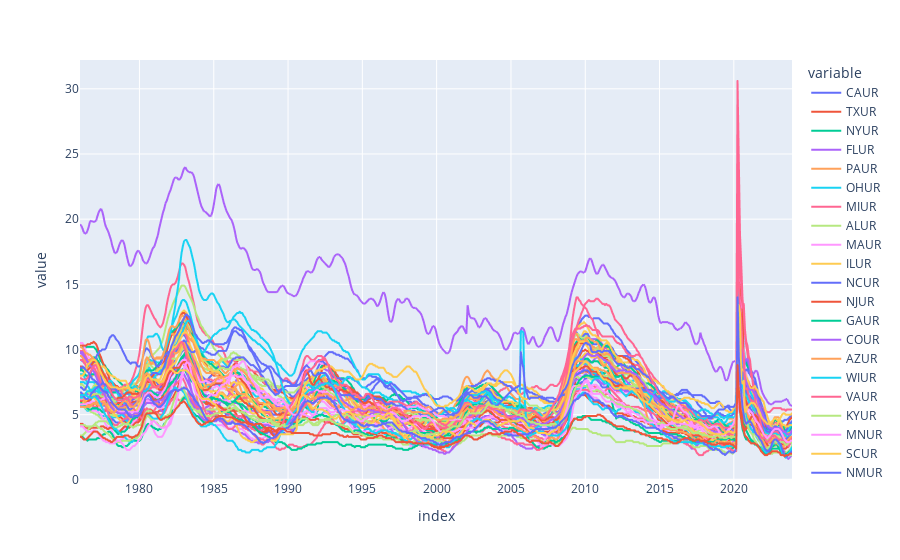

The code cell stored with this chart in its notebook:
### Code cell
# Plot States Unemployment Rates

px.line(uemp_states)

### Figure 1 — Plotly figure (JSON) as saved in the notebook; plotly's stock layout.template omitted (floating-point values rounded to 4 significant figures; data arrays with more than 128 entries replaced by an {"elided": "..."} marker saying what was removed)
{"data": [{"hovertemplate": "variable=CAUR<br>index=%{x}<br>value=%{y}<extra></extra>", "legendgroup": "CAUR", "line": {"color": "#636efa", "dash": "solid"}, "marker": {"symbol": "circle"}, "mode": "lines", "name": "CAUR", "showlegend": true, "type": "scattergl", "x": {"elided": "576 str values"}, "xaxis": "x", "y": {"elided": "576 float values"}, "yaxis": "y"}, {"hovertemplate": "variable=TXUR<br>index=%{x}<br>value=%{y}<extra></extra>", "legendgroup": "TXUR", "line": {"color": "#EF553B", "dash": "solid"}, "marker": {"symbol": "circle"}, "mode": "lines", "name": "TXUR", "showlegend": true, "type": "scattergl", "x": {"elided": "576 str values"}, "xaxis": "x", "y": {"elided": "576 float values"}, "yaxis": "y"}, {"hovertemplate": "variable=NYUR<br>index=%{x}<br>value=%{y}<extra></extra>", "legendgroup": "NYUR", "line": {"color": "#00cc96", "dash": "solid"}, "marker": {"symbol": "circle"}, "mode": "lines", "name": "NYUR", "showlegend": true, "type": "scattergl", "x": {"elided": "576 str values"}, "xaxis": "x", "y": {"elided": "576 float values"}, "yaxis": "y"}, {"hovertemplate": "variable=FLUR<br>index=%{x}<br>value=%{y}<extra></extra>", "legendgroup": "FLUR", "line": {"color": "#ab63fa", "dash": "solid"}, "marker": {"symbol": "circle"}, "mode": "lines", "name": "FLUR", "showlegend": true, "type": "scattergl", "x": {"elided": "576 str values"}, "xaxis": "x", "y": {"elided": "576 float values"}, "yaxis": "y"}, {"hovertemplate": "variable=PAUR<br>index=%{x}<br>value=%{y}<extra></extra>", "legendgroup": "PAUR", "line": {"color": "#FFA15A", "dash": "solid"}, "marker": {"symbol": "circle"}, "mode": "lines", "name": "PAUR", "showlegend": true, "type": "scattergl", "x": {"elided": "576 str values"}, "xaxis": "x", "y": {"elided": "576 float values"}, "yaxis": "y"}, {"hovertemplate": "variable=OHUR<br>index=%{x}<br>value=%{y}<extra></extra>", "legendgroup": "OHUR", "line": {"color": "#19d3f3", "dash": "solid"}, "marker": {"symbol": "circle"}, "mode": "lines", "name": "OHUR", "showlegend": true, "type": "scattergl", "x": {"elided": "576 str values"}, "xaxis": "x", "y": {"elided": "576 float values"}, "yaxis": "y"}, {"hovertemplate": "variable=MIUR<br>index=%{x}<br>value=%{y}<extra></extra>", "legendgroup": "MIUR", "line": {"color": "#FF6692", "dash": "solid"}, "marker": {"symbol": "circle"}, "mode": "lines", "name": "MIUR", "showlegend": true, "type": "scattergl", "x": {"elided": "576 str values"}, "xaxis": "x", "y": {"elided": "576 float values"}, "yaxis": "y"}, {"hovertemplate": "variable=ALUR<br>index=%{x}<br>value=%{y}<extra></extra>", "legendgroup": "ALUR", "line": {"color": "#B6E880", "dash": "solid"}, "marker": {"symbol": "circle"}, "mode": "lines", "name": "ALUR", "showlegend": true, "type": "scattergl", "x": {"elided": "576 str values"}, "xaxis": "x", "y": {"elided": "576 float values"}, "yaxis": "y"}, {"hovertemplate": "variable=MAUR<br>index=%{x}<br>value=%{y}<extra></extra>", "legendgroup": "MAUR", "line": {"color": "#FF97FF", "dash": "solid"}, "marker": {"symbol": "circle"}, "mode": "lines", "name": "MAUR", "showlegend": true, "type": "scattergl", "x": {"elided": "576 str values"}, "xaxis": "x", "y": {"elided": "576 float values"}, "yaxis": "y"}, {"hovertemplate": "variable=ILUR<br>index=%{x}<br>value=%{y}<extra></extra>", "legendgroup": "ILUR", "line": {"color": "#FECB52", "dash": "solid"}, "marker": {"symbol": "circle"}, "mode": "lines", "name": "ILUR", "showlegend": true, "type": "scattergl", "x": {"elided": "576 str values"}, "xaxis": "x", "y": {"elided": "576 float values"}, "yaxis": "y"}, {"hovertemplate": "variable=NCUR<br>index=%{x}<br>value=%{y}<extra></extra>", "legendgroup": "NCUR", "line": {"color": "#636efa", "dash": "solid"}, "marker": {"symbol": "circle"}, "mode": "lines", "name": "NCUR", "showlegend": true, "type": "scattergl", "x": {"elided": "576 str values"}, "xaxis": "x", "y": {"elided": "576 float values"}, "yaxis": "y"}, {"hovertemplate": "variable=NJUR<br>index=%{x}<br>value=%{y}<extra></extra>", "legendgroup": "NJUR", "line": {"color": "#EF553B", "dash": "solid"}, "marker": {"symbol": "circle"}, "mode": "lines", "name": "NJUR", "showlegend": true, "type": "scattergl", "x": {"elided": "576 str values"}, "xaxis": "x", "y": {"elided": "576 float values"}, "yaxis": "y"}, {"hovertemplate": "variable=GAUR<br>index=%{x}<br>value=%{y}<extra></extra>", "legendgroup": "GAUR", "line": {"color": "#00cc96", "dash": "solid"}, "marker": {"symbol": "circle"}, "mode": "lines", "name": "GAUR", "showlegend": true, "type": "scattergl", "x": {"elided": "576 str values"}, "xaxis": "x", "y": {"elided": "576 float values"}, "yaxis": "y"}, {"hovertemplate": "variable=COUR<br>index=%{x}<br>value=%{y}<extra></extra>", "legendgroup": "COUR", "line": {"color": "#ab63fa", "dash": "solid"}, "marker": {"symbol": "circle"}, "mode": "lines", "name": "COUR", "showlegend": true, "type": "scattergl", "x": {"elided": "576 str values"}, "xaxis": "x", "y": {"elided": "576 float values"}, "yaxis": "y"}, {"hovertemplate": "variable=AZUR<br>index=%{x}<br>value=%{y}<extra></extra>", "legendgroup": "AZUR", "line": {"color": "#FFA15A", "dash": "solid"}, "marker": {"symbol": "circle"}, "mode": "lines", "name": "AZUR", "showlegend": true, "type": "scattergl", "x": {"elided": "576 str values"}, "xaxis": "x", "y": {"elided": "576 float values"}, "yaxis": "y"}, {"hovertemplate": "variable=WIUR<br>index=%{x}<br>value=%{y}<extra></extra>", "legendgroup": "WIUR", "line": {"color": "#19d3f3", "dash": "solid"}, "marker": {"symbol": "circle"}, "mode": "lines", "name": "WIUR", "showlegend": true, "type": "scattergl", "x": {"elided": "576 str values"}, "xaxis": "x", "y": {"elided": "576 float values"}, "yaxis": "y"}, {"hovertemplate": "variable=VAUR<br>index=%{x}<br>value=%{y}<extra></extra>", "legendgroup": "VAUR", "line": {"color": "#FF6692", "dash": "solid"}, "marker": {"symbol": "circle"}, "mode": "lines", "name": "VAUR", "showlegend": true, "type": "scattergl", "x": {"elided": "576 str values"}, "xaxis": "x", "y": {"elided": "576 float values"}, "yaxis": "y"}, {"hovertemplate": "variable=KYUR<br>index=%{x}<br>value=%{y}<extra></extra>", "legendgroup": "KYUR", "line": {"color": "#B6E880", "dash": "solid"}, "marker": {"symbol": "circle"}, "mode": "lines", "name": "KYUR", "showlegend": true, "type": "scattergl", "x": {"elided": "576 str values"}, "xaxis": "x", "y": {"elided": "576 float values"}, "yaxis": "y"}, {"hovertemplate": "variable=MNUR<br>index=%{x}<br>value=%{y}<extra></extra>", "legendgroup": "MNUR", "line": {"color": "#FF97FF", "dash": "solid"}, "marker": {"symbol": "circle"}, "mode": "lines", "name": "MNUR", "showlegend": true, "type": "scattergl", "x": {"elided": "576 str values"}, "xaxis": "x", "y": {"elided": "576 float values"}, "yaxis": "y"}, {"hovertemplate": "variable=SCUR<br>index=%{x}<br>value=%{y}<extra></extra>", "legendgroup": "SCUR", "line": {"color": "#FECB52", "dash": "solid"}, "marker": {"symbol": "circle"}, "mode": "lines", "name": "SCUR", "showlegend": true, "type": "scattergl", "x": {"elided": "576 str values"}, "xaxis": "x", "y": {"elided": "576 float values"}, "yaxis": "y"}, {"hovertemplate": "variable=NMUR<br>index=%{x}<br>value=%{y}<extra></extra>", "legendgroup": "NMUR", "line": {"color": "#636efa", "dash": "solid"}, "marker": {"symbol": "circle"}, "mode": "lines", "name": "NMUR", "showlegend": true, "type": "scattergl", "x": {"elided": "576 str values"}, "xaxis": "x", "y": {"elided": "576 float values"}, "yaxis": "y"}, {"hovertemplate": "variable=TNUR<br>index=%{x}<br>value=%{y}<extra></extra>", "legendgroup": "TNUR", "line": {"color": "#EF553B", "dash": "solid"}, "marker": {"symbol": "circle"}, "mode": "lines", "name": "TNUR", "showlegend": true, "type": "scattergl", "x": {"elided": "576 str values"}, "xaxis": "x", "y": {"elided": "576 float values"}, "yaxis": "y"}, {"hovertemplate": "variable=WAUR<br>index=%{x}<br>value=%{y}<extra></extra>", "legendgroup": "WAUR", "line": {"color": "#00cc96", "dash": "solid"}, "marker": {"symbol": "circle"}, "mode": "lines", "name": "WAUR", "showlegend": true, "type": "scattergl", "x": {"elided": "576 str values"}, "xaxis": "x", "y": {"elided": "576 float values"}, "yaxis": "y"}, {"hovertemplate": "variable=MDUR<br>index=%{x}<br>value=%{y}<extra></extra>", "legendgroup": "MDUR", "line": {"color": "#ab63fa", "dash": "solid"}, "marker": {"symbol": "circle"}, "mode": "lines", "name": "MDUR", "showlegend": true, "type": "scattergl", "x": {"elided": "576 str values"}, "xaxis": "x", "y": {"elided": "576 float values"}, "yaxis": "y"}, {"hovertemplate": "variable=ORUR<br>index=%{x}<br>value=%{y}<extra></extra>", "legendgroup": "ORUR", "line": {"color": "#FFA15A", "dash": "solid"}, "marker": {"symbol": "circle"}, "mode": "lines", "name": "ORUR", "showlegend": true, "type": "scattergl", "x": {"elided": "576 str values"}, "xaxis": "x", "y": {"elided": "576 float values"}, "yaxis": "y"}, {"hovertemplate": "variable=WVUR<br>index=%{x}<br>value=%{y}<extra></extra>", "legendgroup": "WVUR", "line": {"color": "#19d3f3", "dash": "solid"}, "marker": {"symbol": "circle"}, "mode": "lines", "name": "WVUR", "showlegend": true, "type": "scattergl", "x": {"elided": "576 str values"}, "xaxis": "x", "y": {"elided": "576 float values"}, "yaxis": "y"}, {"hovertemplate": "variable=NVUR<br>index=%{x}<br>value=%{y}<extra></extra>", "legendgroup": "NVUR", "line": {"color": "#FF6692", "dash": "solid"}, "marker": {"symbol": "circle"}, "mode": "lines", "name": "NVUR", "showlegend": true, "type": "scattergl", "x": {"elided": "576 str values"}, "xaxis": "x", "y": {"elided": "576 float values"}, "yaxis": "y"}, {"hovertemplate": "variable=ARUR<br>index=%{x}<br>value=%{y}<extra></extra>", "legendgroup": "ARUR", "line": {"color": "#B6E880", "dash": "solid"}, "marker": {"symbol": "circle"}, "mode": "lines", "name": "ARUR", "showlegend": true, "type": "scattergl", "x": {"elided": "576 str values"}, "xaxis": "x", "y": {"elided": "576 float values"}, "yaxis": "y"}, {"hovertemplate": "variable=OKUR<br>index=%{x}<br>value=%{y}<extra></extra>", "legendgroup": "OKUR", "line": {"color": "#FF97FF", "dash": "solid"}, "marker": {"symbol": "circle"}, "mode": "lines", "name": "OKUR", "showlegend": true, "type": "scattergl", "x": {"elided": "576 str values"}, "xaxis": "x", "y": {"elided": "576 float values"}, "yaxis": "y"}, {"hovertemplate": "variable=MOUR<br>index=%{x}<br>value=%{y}<extra></extra>", "legendgroup": "MOUR", "line": {"color": "#FECB52", "dash": "solid"}, "marker": {"symbol": "circle"}, "mode": "lines", "name": "MOUR", "showlegend": true, "type": "scattergl", "x": {"elided": "576 str values"}, "xaxis": "x", "y": {"elided": "576 float values"}, "yaxis": "y"}, {"hovertemplate": "variable=AKUR<br>index=%{x}<br>value=%{y}<extra></extra>", "legendgroup": "AKUR", "line": {"color": "#636efa", "dash": "solid"}, "marker": {"symbol": "circle"}, "mode": "lines", "name": "AKUR", "showlegend": true, "type": "scattergl", "x": {"elided": "576 str values"}, "xaxis": "x", "y": {"elided": "576 float values"}, "yaxis": "y"}, {"hovertemplate": "variable=IAUR<br>index=%{x}<br>value=%{y}<extra></extra>", "legendgroup": "IAUR", "line": {"color": "#EF553B", "dash": "solid"}, "marker": {"symbol": "circle"}, "mode": "lines", "name": "IAUR", "showlegend": true, "type": "scattergl", "x": {"elided": "576 str values"}, "xaxis": "x", "y": {"elided": "576 float values"}, "yaxis": "y"}, {"hovertemplate": "variable=UTUR<br>index=%{x}<br>value=%{y}<extra></extra>", "legendgroup": "UTUR", "line": {"color": "#00cc96", "dash": "solid"}, "marker": {"symbol": "circle"}, "mode": "lines", "name": "UTUR", "showlegend": true, "type": "scattergl", "x": {"elided": "576 str values"}, "xaxis": "x", "y": {"elided": "576 float values"}, "yaxis": "y"}, {"hovertemplate": "variable=PRUR<br>index=%{x}<br>value=%{y}<extra></extra>", "legendgroup": "PRUR", "line": {"color": "#ab63fa", "dash": "solid"}, "marker": {"symbol": "circle"}, "mode": "lines", "name": "PRUR", "showlegend": true, "type": "scattergl", "x": {"elided": "576 str values"}, "xaxis": "x", "y": {"elided": "576 float values"}, "yaxis": "y"}, {"hovertemplate": "variable=INUR<br>index=%{x}<br>value=%{y}<extra></extra>", "legendgroup": "INUR", "line": {"color": "#FFA15A", "dash": "solid"}, "marker": {"symbol": "circle"}, "mode": "lines", "name": "INUR", "showlegend": true, "type": "scattergl", "x": {"elided": "576 str values"}, "xaxis": "x", "y": {"elided": "576 float values"}, "yaxis": "y"}, {"hovertemplate": "variable=LAUR<br>index=%{x}<br>value=%{y}<extra></extra>", "legendgroup": "LAUR", "line": {"color": "#19d3f3", "dash": "solid"}, "marker": {"symbol": "circle"}, "mode": "lines", "name": "LAUR", "showlegend": true, "type": "scattergl", "x": {"elided": "576 str values"}, "xaxis": "x", "y": {"elided": "576 float values"}, "yaxis": "y"}, {"hovertemplate": "variable=HIUR<br>index=%{x}<br>value=%{y}<extra></extra>", "legendgroup": "HIUR", "line": {"color": "#FF6692", "dash": "solid"}, "marker": {"symbol": "circle"}, "mode": "lines", "name": "HIUR", "showlegend": true, "type": "scattergl", "x": {"elided": "576 str values"}, "xaxis": "x", "y": {"elided": "576 float values"}, "yaxis": "y"}, {"hovertemplate": "variable=NDUR<br>index=%{x}<br>value=%{y}<extra></extra>", "legendgroup": "NDUR", "line": {"color": "#B6E880", "dash": "solid"}, "marker": {"symbol": "circle"}, "mode": "lines", "name": "NDUR", "showlegend": true, "type": "scattergl", "x": {"elided": "576 str values"}, "xaxis": "x", "y": {"elided": "576 float values"}, "yaxis": "y"}, {"hovertemplate": "variable=MTUR<br>index=%{x}<br>value=%{y}<extra></extra>", "legendgroup": "MTUR", "line": {"color": "#FF97FF", "dash": "solid"}, "marker": {"symbol": "circle"}, "mode": "lines", "name": "MTUR", "showlegend": true, "type": "scattergl", "x": {"elided": "576 str values"}, "xaxis": "x", "y": {"elided": "576 float values"}, "yaxis": "y"}, {"hovertemplate": "variable=DCUR<br>index=%{x}<br>value=%{y}<extra></extra>", "legendgroup": "DCUR", "line": {"color": "#FECB52", "dash": "solid"}, "marker": {"symbol": "circle"}, "mode": "lines", "name": "DCUR", "showlegend": true, "type": "scattergl", "x": {"elided": "576 str values"}, "xaxis": "x", "y": {"elided": "576 float values"}, "yaxis": "y"}, {"hovertemplate": "variable=MSUR<br>index=%{x}<br>value=%{y}<extra></extra>", "legendgroup": "MSUR", "line": {"color": "#636efa", "dash": "solid"}, "marker": {"symbol": "circle"}, "mode": "lines", "name": "MSUR", "showlegend": true, "type": "scattergl", "x": {"elided": "576 str values"}, "xaxis": "x", "y": {"elided": "576 float values"}, "yaxis": "y"}, {"hovertemplate": "variable=MEUR<br>index=%{x}<br>value=%{y}<extra></extra>", "legendgroup": "MEUR", "line": {"color": "#EF553B", "dash": "solid"}, "marker": {"symbol": "circle"}, "mode": "lines", "name": "MEUR", "showlegend": true, "type": "scattergl", "x": {"elided": "576 str values"}, "xaxis": "x", "y": {"elided": "576 float values"}, "yaxis": "y"}, {"hovertemplate": "variable=NEUR<br>index=%{x}<br>value=%{y}<extra></extra>", "legendgroup": "NEUR", "line": {"color": "#00cc96", "dash": "solid"}, "marker": {"symbol": "circle"}, "mode": "lines", "name": "NEUR", "showlegend": true, "type": "scattergl", "x": {"elided": "576 str values"}, "xaxis": "x", "y": {"elided": "576 float values"}, "yaxis": "y"}, {"hovertemplate": "variable=CTUR<br>index=%{x}<br>value=%{y}<extra></extra>", "legendgroup": "CTUR", "line": {"color": "#ab63fa", "dash": "solid"}, "marker": {"symbol": "circle"}, "mode": "lines", "name": "CTUR", "showlegend": true, "type": "scattergl", "x": {"elided": "576 str values"}, "xaxis": "x", "y": {"elided": "576 float values"}, "yaxis": "y"}, {"hovertemplate": "variable=IDUR<br>index=%{x}<br>value=%{y}<extra></extra>", "legendgroup": "IDUR", "line": {"color": "#FFA15A", "dash": "solid"}, "marker": {"symbol": "circle"}, "mode": "lines", "name": "IDUR", "showlegend": true, "type": "scattergl", "x": {"elided": "576 str values"}, "xaxis": "x", "y": {"elided": "576 float values"}, "yaxis": "y"}, {"hovertemplate": "variable=NHUR<br>index=%{x}<br>value=%{y}<extra></extra>", "legendgroup": "NHUR", "line": {"color": "#19d3f3", "dash": "solid"}, "marker": {"symbol": "circle"}, "mode": "lines", "name": "NHUR", "showlegend": true, "type": "scattergl", "x": {"elided": "576 str values"}, "xaxis": "x", "y": {"elided": "576 float values"}, "yaxis": "y"}, {"hovertemplate": "variable=RIUR<br>index=%{x}<br>value=%{y}<extra></extra>", "legendgroup": "RIUR", "line": {"color": "#FF6692", "dash": "solid"}, "marker": {"symbol": "circle"}, "mode": "lines", "name": "RIUR", "showlegend": true, "type": "scattergl", "x": {"elided": "576 str values"}, "xaxis": "x", "y": {"elided": "576 float values"}, "yaxis": "y"}, {"hovertemplate": "variable=KSUR<br>index=%{x}<br>value=%{y}<extra></extra>", "legendgroup": "KSUR", "line": {"color": "#B6E880", "dash": "solid"}, "marker": {"symbol": "circle"}, "mode": "lines", "name": "KSUR", "showlegend": true, "type": "scattergl", "x": {"elided": "576 str values"}, "xaxis": "x", "y": {"elided": "576 float values"}, "yaxis": "y"}, {"hovertemplate": "variable=WYUR<br>index=%{x}<br>value=%{y}<extra></extra>", "legendgroup": "WYUR", "line": {"color": "#FF97FF", "dash": "solid"}, "marker": {"symbol": "circle"}, "mode": "lines", "name": "WYUR", "showlegend": true, "type": "scattergl", "x": {"elided": "576 str values"}, "xaxis": "x", "y": {"elided": "576 float values"}, "yaxis": "y"}, {"hovertemplate": "variable=DEUR<br>index=%{x}<br>value=%{y}<extra></extra>", "legendgroup": "DEUR", "line": {"color": "#FECB52", "dash": "solid"}, "marker": {"symbol": "circle"}, "mode": "lines", "name": "DEUR", "showlegend": true, "type": "scattergl", "x": {"elided": "576 str values"}, "xaxis": "x", "y": {"elided": "576 float values"}, "yaxis": "y"}, {"hovertemplate": "variable=VTUR<br>index=%{x}<br>value=%{y}<extra></extra>", "legendgroup": "VTUR", "line": {"color": "#636efa", "dash": "solid"}, "marker": {"symbol": "circle"}, "mode": "lines", "name": "VTUR", "showlegend": true, "type": "scattergl", "x": {"elided": "576 str values"}, "xaxis": "x", "y": {"elided": "576 float values"}, "yaxis": "y"}, {"hovertemplate": "variable=SDUR<br>index=%{x}<br>value=%{y}<extra></extra>", "legendgroup": "SDUR", "line": {"color": "#EF553B", "dash": "solid"}, "marker": {"symbol": "circle"}, "mode": "lines", "name": "SDUR", "showlegend": true, "type": "scattergl", "x": {"elided": "576 str values"}, "xaxis": "x", "y": {"elided": "576 float values"}, "yaxis": "y"}], "layout": {"legend": {"title": {"text": "variable"}, "tracegroupgap": 0}, "margin": {"t": 60}, "xaxis": {"anchor": "y", "domain": [0, 1], "title": {"text": "index"}}, "yaxis": {"anchor": "x", "domain": [0, 1], "title": {"text": "value"}}}}
